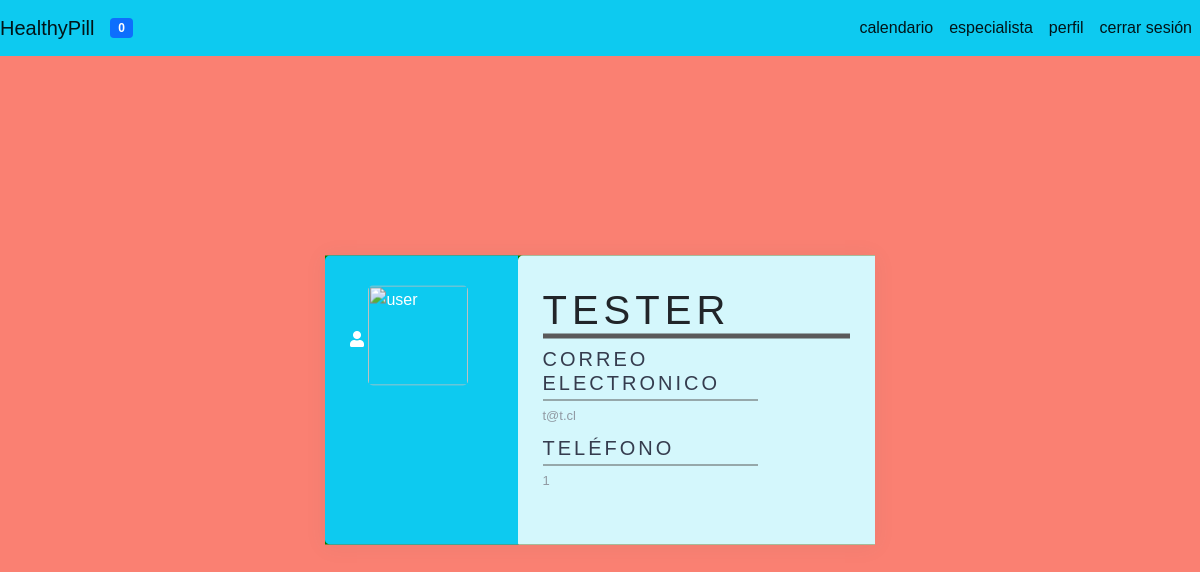
Before: /base/perfil/ (signed in) with the older database file.
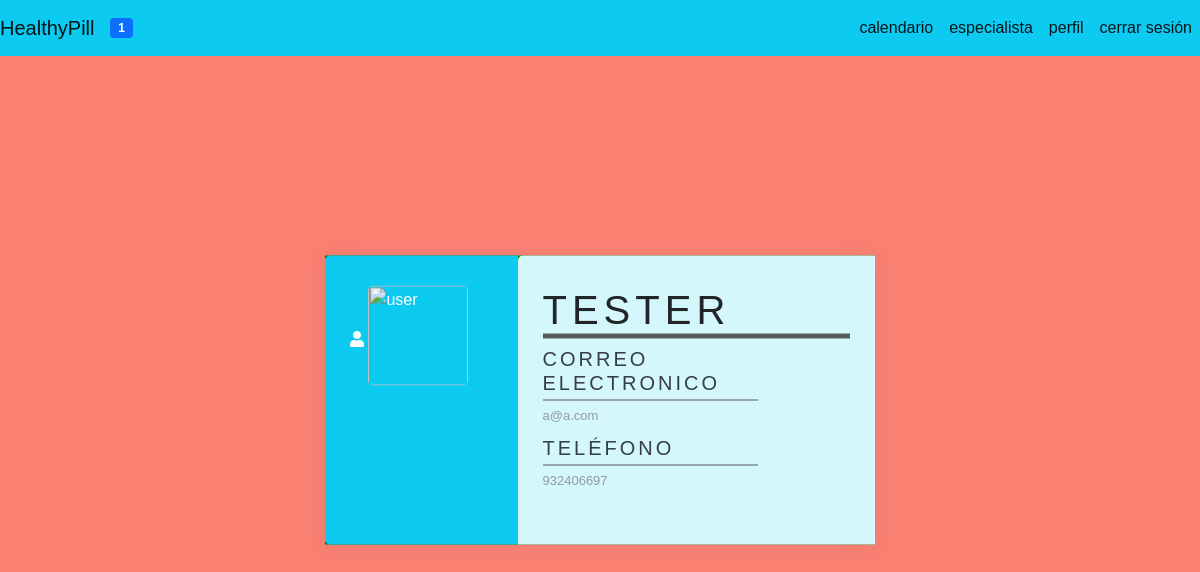
After: the same page with the newer database file.
### HealthyPillApp/models.py (models this page shows, shortened)
class UserProfile(AbstractBaseUser, PermissionsMixin):
    username = models.CharField(max_length=255, unique=True)
    email = models.EmailField(max_length=255, unique=True)
    phone = models.CharField(max_length=12)
    is_active = models.BooleanField(default=True)
    is_staff = models.BooleanField(default=False)
    is_pacient = models.BooleanField(default=True)
    is_specialist = models.BooleanField(default=False)
    objects = UserProfileManager()
    USERNAME_FIELD = 'username'
    REQUIRED_FIELDS = ['email']

### HealthyPillApp/views.py (the view)
# urls.py: path('perfil/', perfil),
def perfil(request):
    return render(request, "HealthyPillApp/Perfil.html")

### HealthyPillApp/templatetags/custom_tags.py (called while the page is built)
@register.inclusion_tag('HealthyPillApp/show_notifications.html', takes_context=True)
def show_notifications(context):
    request_user = context['request'].user
    notifications = Notification.objects.filter(to_user=request_user).exclude(user_has_seen=True).order_by('-date')
    return {'notifications' : notifications}

### HealthyPillApp/templates/HealthyPillApp/Perfil.html (shortened to what this page needs)
{% extends 'HealthyPillApp/Base.html'%}
{% block content%}
<html lang="en" dir='' class = 'controls'"ltr">
    <head>
        <link rel='stylesheet' href='https://use.fontawesome.com/releases/v5.6.3/css/all.css'>
    </head>
    <body>
        <div class="wrapper">
            <div class="left">
                <i class="fas fa-user"></i>
                <img scr="" alt="user" width="100">
            </div>
            <div class="right">
                <h1> {{ request.user.username}} </h1>
                <div class="info">
                    <div class="data">
                        <h5>Correo Electronico</h5>
                        <p>{{request.user.email}}</p>
                    </div>
                    <div class="data">
                        <h5>Teléfono</h5>
                        <p>{{request.user.phone}}</p>
                    </div>
                </div>
            </div>
        </div>
    </body>
</html>
{% endblock %}

Changed rows visible on the page:
changed UserProfile "TESTER": user.email "t@t.cl" → "a@a.com"; user.phone "1" → "932406697"
Other visible differences:
{{ notifications.count }}: "0" → "1"
